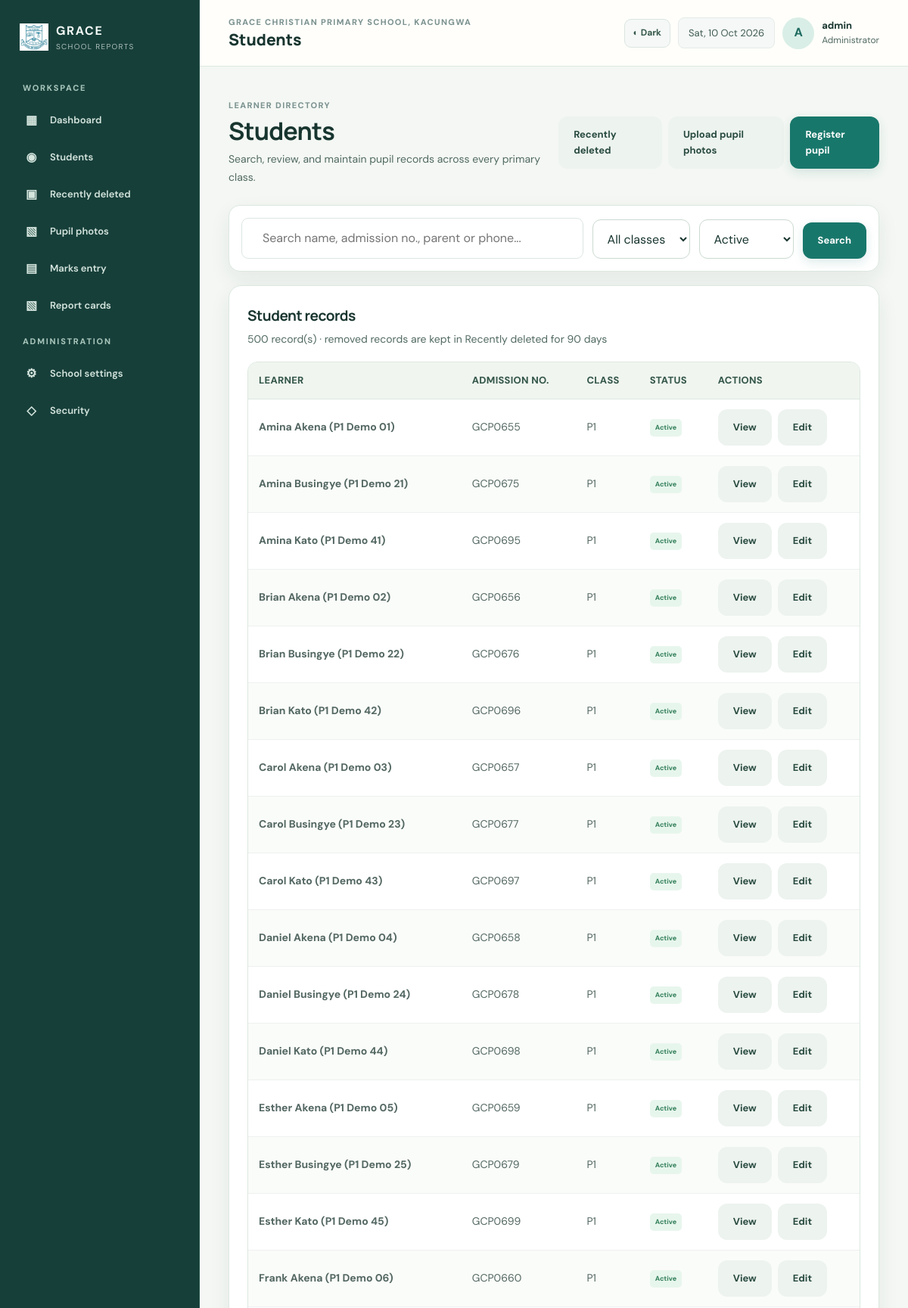
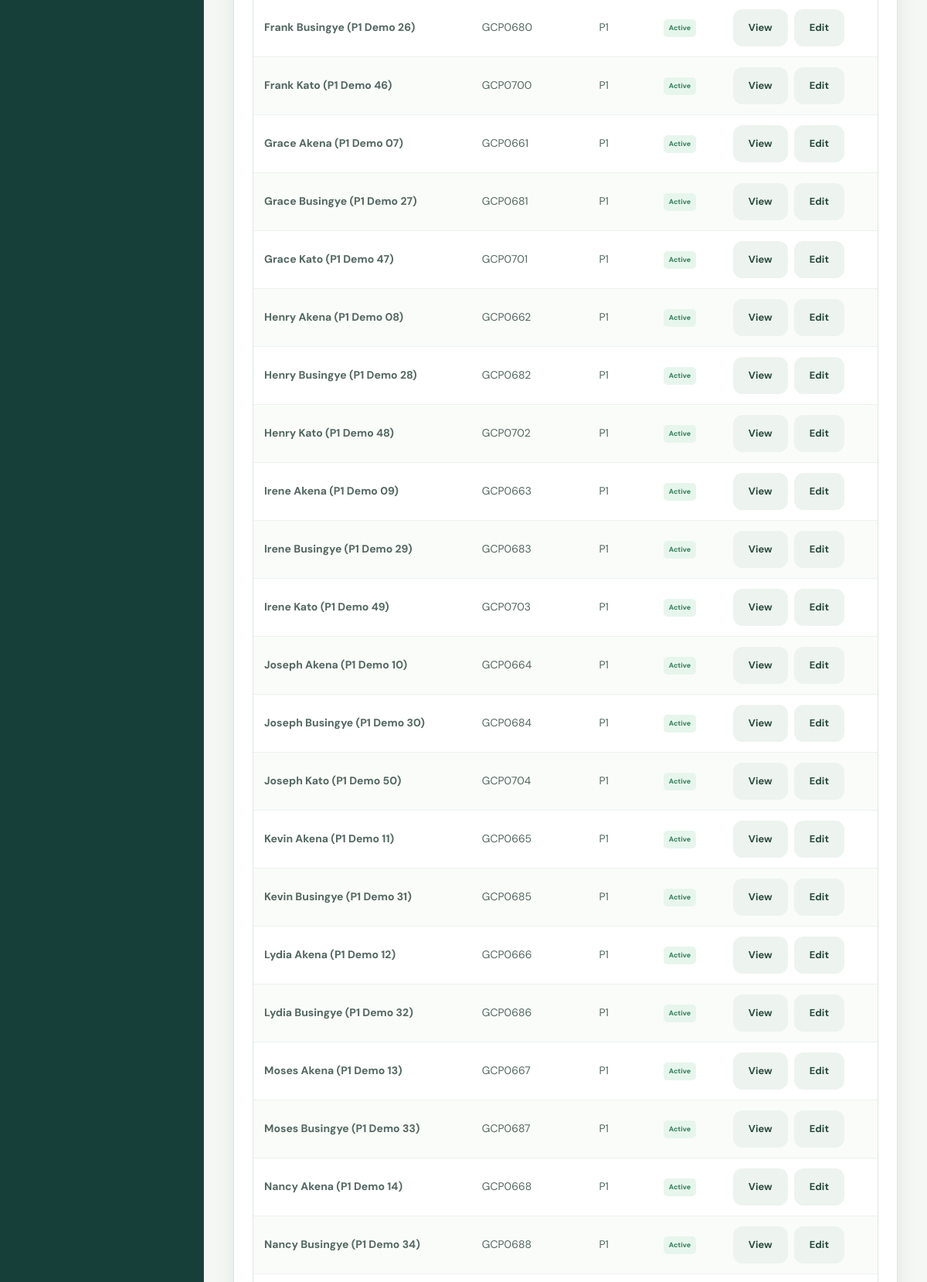
The page /index.php?page=students (signed in, upper part) on the database its author committed (2 pictures, top to bottom).
### tables this page shows
CREATE TABLE settings(key TEXT PRIMARY KEY, value TEXT NOT NULL);

CREATE TABLE students(id INTEGER PRIMARY KEY, admission_no TEXT UNIQUE NOT NULL, full_name TEXT NOT NULL, gender TEXT DEFAULT "", dob TEXT DEFAULT "", class_id INTEGER NOT NULL REFERENCES classes(id), parent_name TEXT DEFAULT "", parent_phone TEXT DEFAULT "", address TEXT DEFAULT "", photo TEXT DEFAULT "", status TEXT NOT NULL DEFAULT "Active", admission_date TEXT DEFAULT "", created_at TEXT DEFAULT CURRENT_TIMESTAMP, attendance_type TEXT NOT NULL DEFAULT 'day', deleted_at TEXT DEFAULT NULL, purge_after TEXT DEFAULT NULL, trashed_status TEXT DEFAULT NULL);

### student-directory-content.php (the view, shortened to what this page needs)
<?php
$search=trim((string)($_GET['q']??''));
$statusFilter=(string)($_GET['status']??'Active');
$sql='SELECT s.id,s.admission_no,s.full_name,s.status,c.name class_name FROM students s JOIN classes c ON c.id=s.class_id WHERE s.deleted_at IS NULL';
$args=[];
if($statusFilter!=='All'){$sql.=' AND s.status=?';$args[]=$statusFilter;}
$sql.=' ORDER BY c.level,s.full_name LIMIT 500';
$query=$pdo->prepare($sql);
$query->execute($args);
$students=$query->fetchAll();
?>
<div class="page-intro">
  <div>
    <div class="eyebrow">LEARNER DIRECTORY</div>
    <h1>Students</h1>
    <p>Search, review, and maintain pupil records across every primary class.</p>
  </div>
  <div class="action-row">
    <a class="btn secondary" href="index.php?page=student_trash">Recently deleted</a>
    <a class="btn secondary" href="index.php?page=student_photos">Upload pupil photos</a>
    <a class="btn" href="index.php?page=student_form">Register pupil</a>
  </div>
</div>
<form class="filter-bar" method="get">
  <div class="search-input"><input name="q" value="<?= h($search) ?>" placeholder="Search name, admission no., parent or phone..."></div>
  <select name="class">
    <option value="0">All classes</option>
  </select>
  <select name="status">
    <?php foreach(['Active','Inactive','All'] as $status): ?><option value="<?= h($status) ?>" <?= $statusFilter===$status?'selected':'' ?>><?= h($status) ?></option><?php endforeach; ?>
  </select>
  <button class="btn" type="submit">Search</button>
</form>
<section class="panel">
  <div class="panel-head"><div><h3>Student records</h3><p><?= count($students) ?> record(s) · removed records are kept in Recently deleted for 90 days</p></div></div>
  <div class="table-wrap">
    <table>
      <thead><tr><th>Learner</th><th>Admission no.</th><th>Class</th><th>Status</th><th>Actions</th></tr></thead>
      <tbody>
      <?php foreach($students as $student): ?>
        <tr>
          <td><b><?= h($student['full_name']) ?></b></td>
          <td><?= h($student['admission_no']) ?></td>
          <td><?= h($student['class_name']) ?></td>
          <td><span class="status <?= strtolower((string)$student['status']) ?>"><?= h($student['status']) ?></span></td>
          <td class="trash-actions">
            <a class="btn secondary" href="index.php?page=profile&id=<?= (int)$student['id'] ?>">View</a>
            <a class="btn secondary" href="index.php?page=student_form&id=<?= (int)$student['id'] ?>">Edit</a>
          </td>
        </tr>
      <?php endforeach; ?>
      </tbody>
    </table>
  </div>
</section>

### admin-action-page.php (shortened to what this page needs)
<?php
$school=setting($pdo,'school_name','Grace Christian Primary School, Kacungwa');
?>
<!doctype html>
<html lang="en">
<head>
  <link rel="stylesheet" href="assets/style.css">
</head>
<body>
<div class="app-shell">
  <aside class="sidebar" id="sidebar">
    <a class="side-brand" href="index.php"><img src="assets/school-logo.jpg" alt="School emblem"><span><b>GRACE</b><small>SCHOOL REPORTS</small></span></a>
    <div class="side-label">WORKSPACE</div>
    <a class="nav-link" href="index.php"><span class="nav-symbol">▦</span>Dashboard</a>
    <a class="nav-link" href="index.php?page=students"><span class="nav-symbol">◉</span>Students</a>
    <a class="nav-link <?= $page==='student_trash'?'active':'' ?>" href="index.php?page=student_trash"><span class="nav-symbol">▣</span>Recently deleted</a>
    <a class="nav-link <?= $page==='student_photos'?'active':'' ?>" href="index.php?page=student_photos"><span class="nav-symbol">▧</span>Pupil photos</a>
    <a class="nav-link" href="index.php?page=marks"><span class="nav-symbol">▤</span>Marks entry</a>
    <a class="nav-link" href="index.php?page=reports"><span class="nav-symbol">▧</span>Report cards</a>
    <div class="side-label">ADMINISTRATION</div>
    <a class="nav-link <?= $page==='settings'?'active':'' ?>" href="index.php?page=settings"><span class="nav-symbol">⚙</span>School settings</a>
    <a class="nav-link" href="index.php?page=security"><span class="nav-symbol">◇</span>Security</a>
  </aside>
  <main class="main-area">
    <header class="topbar">
      <div><div class="eyebrow"><?= h($school) ?></div><div class="top-title"><?= h($page==='settings'?'School settings':($page==='student_trash'?'Recently deleted':($page==='student_photos'?'Upload pupil photos':($page==='students'?'Students':($student['id']?'Edit learner':'Register a learner'))))) ?></div></div>
      <div class="top-actions"><span class="date-chip"><?= date('D, d M Y') ?></span><div class="avatar-admin">A</div><div class="admin-name"><b><?= h($_SESSION['admin']) ?></b><small>Administrator</small></div></div>
    </header>
    <div class="content">
      <?php require __DIR__ . ($page==='settings' ? '/settings-page-content.php' : ($page==='student_trash' ? '/student-trash-content.php' : ($page==='student_photos' ? '/student-photo-upload-content.php' : ($page==='students' ? '/student-directory-content.php' : '/student-form-content.php')))); ?>
    </div>
  </main>
</div>
</body>
</html>

### rows shown on the page
settings: value "GRACE CHRISTIAN PRIMARY SCHOOL, KACUNGWA"
students: full_name "Amina Akena (P1 Demo 01)", admission_no "GCP0655", class_name "P1", status "Active"
students: full_name "Amina Busingye (P1 Demo 21)", admission_no "GCP0675", class_name "P1", status "Active"
students: full_name "Amina Kato (P1 Demo 41)", admission_no "GCP0695", class_name "P1", status "Active"
students: full_name "Brian Akena (P1 Demo 02)", admission_no "GCP0656", class_name "P1", status "Active"
students: full_name "Brian Busingye (P1 Demo 22)", admission_no "GCP0676", class_name "P1", status "Active"
students: full_name "Brian Kato (P1 Demo 42)", admission_no "GCP0696", class_name "P1", status "Active"
students: full_name "Carol Akena (P1 Demo 03)", admission_no "GCP0657", class_name "P1", status "Active"
students: full_name "Carol Busingye (P1 Demo 23)", admission_no "GCP0677", class_name "P1", status "Active"
students: full_name "Carol Kato (P1 Demo 43)", admission_no "GCP0697", class_name "P1", status "Active"
students: full_name "Daniel Akena (P1 Demo 04)", admission_no "GCP0658", class_name "P1", status "Active"
students: full_name "Daniel Busingye (P1 Demo 24)", admission_no "GCP0678", class_name "P1", status "Active"
students: full_name "Daniel Kato (P1 Demo 44)", admission_no "GCP0698", class_name "P1", status "Active"
students: full_name "Esther Akena (P1 Demo 05)", admission_no "GCP0659", class_name "P1", status "Active"
students: full_name "Esther Busingye (P1 Demo 25)", admission_no "GCP0679", class_name "P1", status "Active"
students: full_name "Esther Kato (P1 Demo 45)", admission_no "GCP0699", class_name "P1", status "Active"
students: full_name "Frank Akena (P1 Demo 06)", admission_no "GCP0660", class_name "P1", status "Active"
students: full_name "Frank Busingye (P1 Demo 26)", admission_no "GCP0680", class_name "P1", status "Active"
students: full_name "Frank Kato (P1 Demo 46)", admission_no "GCP0700", class_name "P1", status "Active"
students: full_name "Grace Akena (P1 Demo 07)", admission_no "GCP0661", class_name "P1", status "Active"
students: full_name "Grace Busingye (P1 Demo 27)", admission_no "GCP0681", class_name "P1", status "Active"
students: full_name "Grace Kato (P1 Demo 47)", admission_no "GCP0701", class_name "P1", status "Active"
students: full_name "Henry Akena (P1 Demo 08)", admission_no "GCP0662", class_name "P1", status "Active"
students: full_name "Henry Busingye (P1 Demo 28)", admission_no "GCP0682", class_name "P1", status "Active"
students: full_name "Henry Kato (P1 Demo 48)", admission_no "GCP0702", class_name "P1", status "Active"
students: full_name "Irene Akena (P1 Demo 09)", admission_no "GCP0663", class_name "P1", status "Active"
students: full_name "Irene Busingye (P1 Demo 29)", admission_no "GCP0683", class_name "P1", status "Active"
students: full_name "Irene Kato (P1 Demo 49)", admission_no "GCP0703", class_name "P1", status "Active"
students: full_name "Joseph Akena (P1 Demo 10)", admission_no "GCP0664", class_name "P1", status "Active"
students: full_name "Joseph Busingye (P1 Demo 30)", admission_no "GCP0684", class_name "P1", status "Active"
students: full_name "Joseph Kato (P1 Demo 50)", admission_no "GCP0704", class_name "P1", status "Active"
students: full_name "Kevin Akena (P1 Demo 11)", admission_no "GCP0665", class_name "P1", status "Active"
students: full_name "Kevin Busingye (P1 Demo 31)", admission_no "GCP0685", class_name "P1", status "Active"
students: full_name "Lydia Akena (P1 Demo 12)", admission_no "GCP0666", class_name "P1", status "Active"
students: full_name "Lydia Busingye (P1 Demo 32)", admission_no "GCP0686", class_name "P1", status "Active"
students: full_name "Moses Akena (P1 Demo 13)", admission_no "GCP0667", class_name "P1", status "Active"
students: full_name "Moses Busingye (P1 Demo 33)", admission_no "GCP0687", class_name "P1", status "Active"
students: full_name "Nancy Akena (P1 Demo 14)", admission_no "GCP0668", class_name "P1", status "Active"
students: full_name "Nancy Busingye (P1 Demo 34)", admission_no "GCP0688", class_name "P1", status "Active"

### other values the page prints
$_SESSION['admin'] "admin"
count($students) "500"
form field status "Active"
